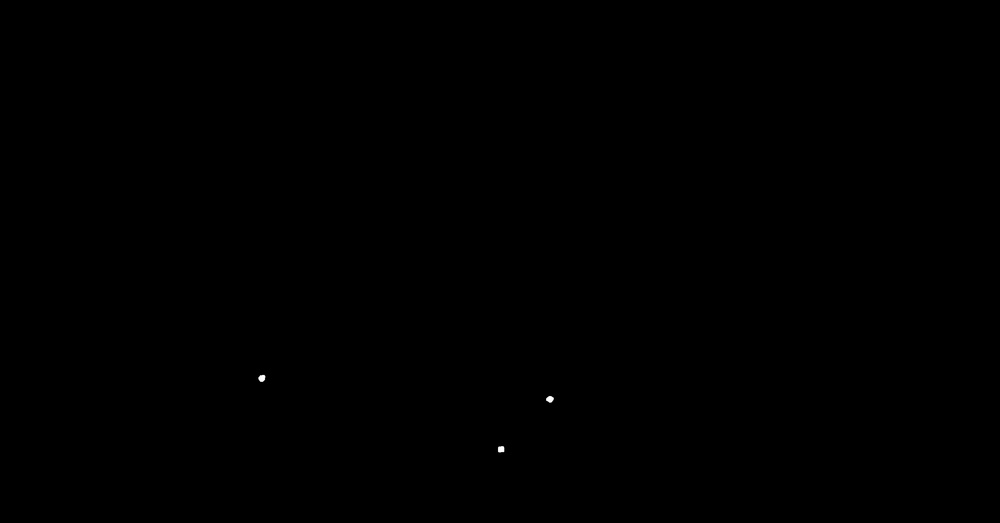
#> input picture Milestone1/outputs/masks/01_open_circuit_02.jpg, 1000 x 523 px, shrunk from 3034 x 1586 before the run; its folder holds only this picture in this run
$ python milestone1_contours.py
#> lines starting #> are read from the running program, lines starting #| are printed output that depends on the picture; after the words box and inside, x2 and y2 are one past the last pixel; in counts of white or black regions, pixels touching at a corner belong together
import cv2
import os
import numpy as np

MASK_DIR = "outputs/masks"
TEST_DIR = "data/test"
OUT_ANN = "outputs/annotated"
OUT_ROI = "outputs/rois"

os.makedirs(OUT_ANN, exist_ok=True)
os.makedirs(OUT_ROI, exist_ok=True)

for img_name in os.listdir(MASK_DIR):

    if not img_name.endswith(".jpg"):
        continue

    mask = cv2.imread(os.path.join(MASK_DIR, img_name), cv2.IMREAD_GRAYSCALE)
#> mask is the input picture: shape (523, 1000); min 0, max 255, mean 0.1
    test_img = cv2.imread(os.path.join(TEST_DIR, img_name))

    if mask is None or test_img is None:
        continue

    # Connect thin defects
    kernel = np.ones((3, 3), np.uint8)
    mask = cv2.dilate(mask, kernel, iterations=1)

    contours, _ = cv2.findContours(
        mask, cv2.RETR_EXTERNAL, cv2.CHAIN_APPROX_SIMPLE
    )
#> contours = 3 contours; box (x1, y1, x2, y2) and area: (493, 439, 513, 457) 284, (255, 367, 273, 385) 281, (543, 391, 561, 409) 270

    roi_count = 0

    for cnt in contours:
        if cv2.contourArea(cnt) < 30:
            continue

        x, y, w, h = cv2.boundingRect(cnt)

        pad = 15
        x = max(x - pad, 0)
        y = max(y - pad, 0)
        w = min(w + 2 * pad, test_img.shape[1] - x)
        h = min(h + 2 * pad, test_img.shape[0] - y)

        cv2.rectangle(test_img, (x, y), (x + w, y + h), (0, 0, 255), 2)

        roi = test_img[y:y+h, x:x+w]
        cv2.imwrite(
            os.path.join(OUT_ROI, f"{img_name[:-4]}_roi_{roi_count}.jpg"),
            roi
        )

        roi_count += 1
#> this loop made 3 passes
#> (x, y, w) on passes 1 to 3: (478, 424, 50), (528, 376, 48), (240, 352, 48)
#> pass 1, `roi = test_img[y:y+h, x:x+w]`:
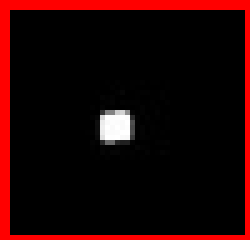
#> roi: shape (48, 50, 3) (shown 5 times larger); mean B, G, R 3.9, 3.9, 34.1
#> pass 2, `roi = test_img[y:y+h, x:x+w]`:
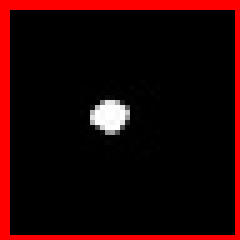
#> roi: shape (48, 48, 3) (shown 5 times larger); mean B, G, R 4.2, 4.2, 35
#> pass 3, `roi = test_img[y:y+h, x:x+w]`:
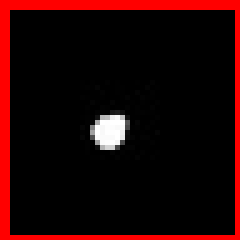
#> roi: shape (48, 48, 3) (shown 5 times larger); mean B, G, R 4.2, 4.2, 35.1
#> after the loop:
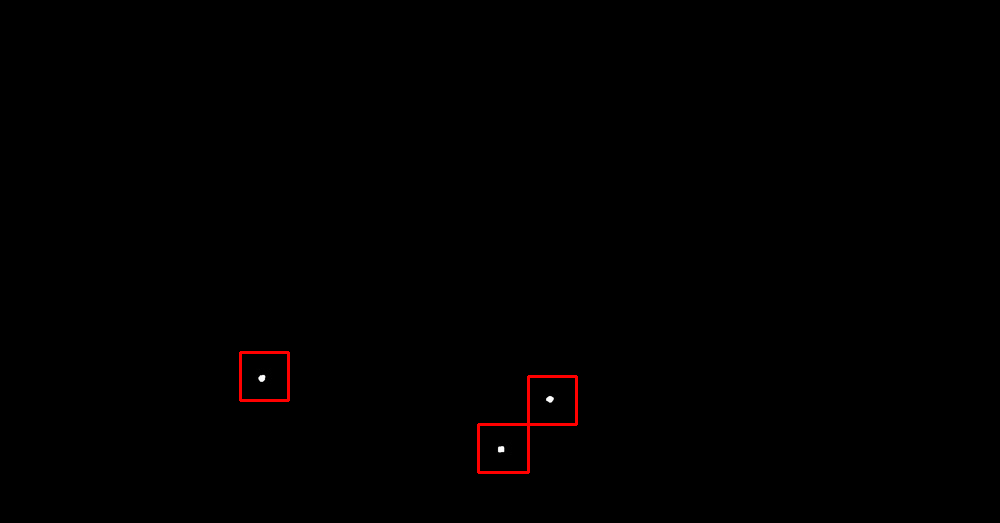
#> test_img: shape (523, 1000, 3); 0.33% of pixels changed, all inside (x1, y1, x2, y2) = (239, 351, 578, 474)
#> after the loop, roi_count = 3

    cv2.imwrite(os.path.join(OUT_ANN, img_name), test_img)
    print(f"✅ {img_name} → {roi_count} ROIs")
#| ✅ 01_open_circuit_02.jpg → 3 ROIs

print("\n🎯 Module 2 COMPLETED (ROI EXTRACTION DONE)")

$ run again, on Milestone1/outputs/masks/04_missing_hole_15.jpg
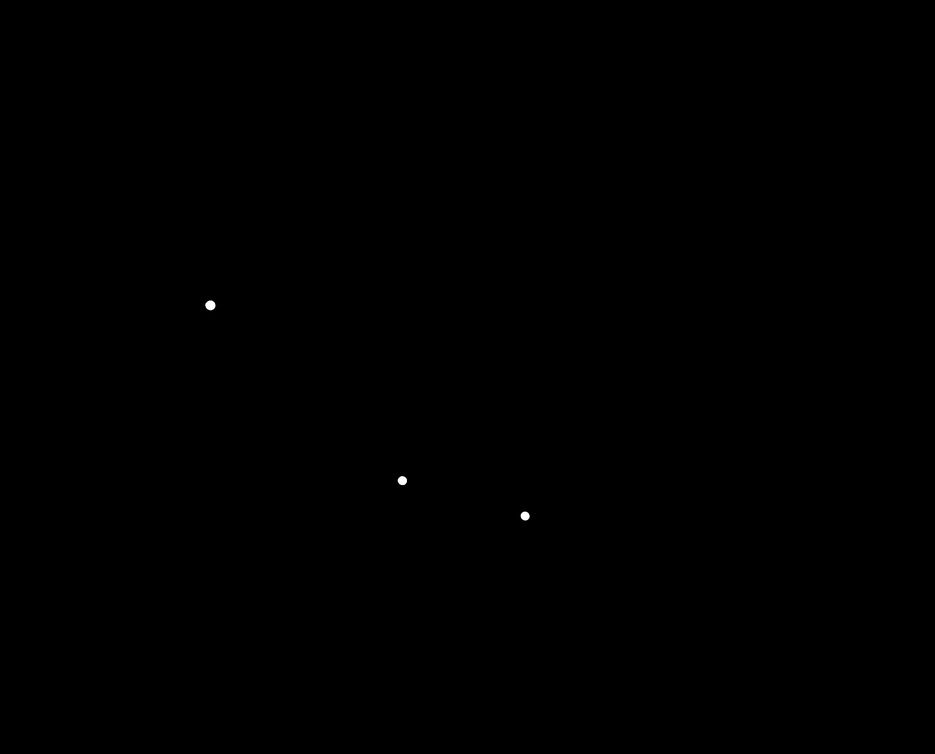
#> input picture Milestone1/outputs/masks/04_missing_hole_15.jpg, 935 x 754 px, shrunk from 3056 x 2464 before the run
#> mask is the input picture: shape (754, 935); min 0, max 255, mean 0.1
#> contours = 3 contours; box (x1, y1, x2, y2) and area: (199, 295, 224, 321) 369, (512, 503, 537, 529) 333, (391, 471, 412, 489) 294
#> the loop `for cnt in contours:` made 3 passes
#> (x, y, w, h) on passes 1 to 3: (497, 488, 55, 56), (376, 456, 51, 48), (184, 280, 55, 56)
#> pass 1, `roi = test_img[y:y+h, x:x+w]`:
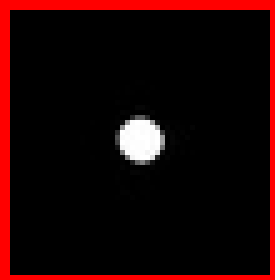
#> roi: shape (56, 55, 3) (shown 5 times larger); mean B, G, R 5.2, 5.2, 32
#> after the loop `for cnt in contours:`:
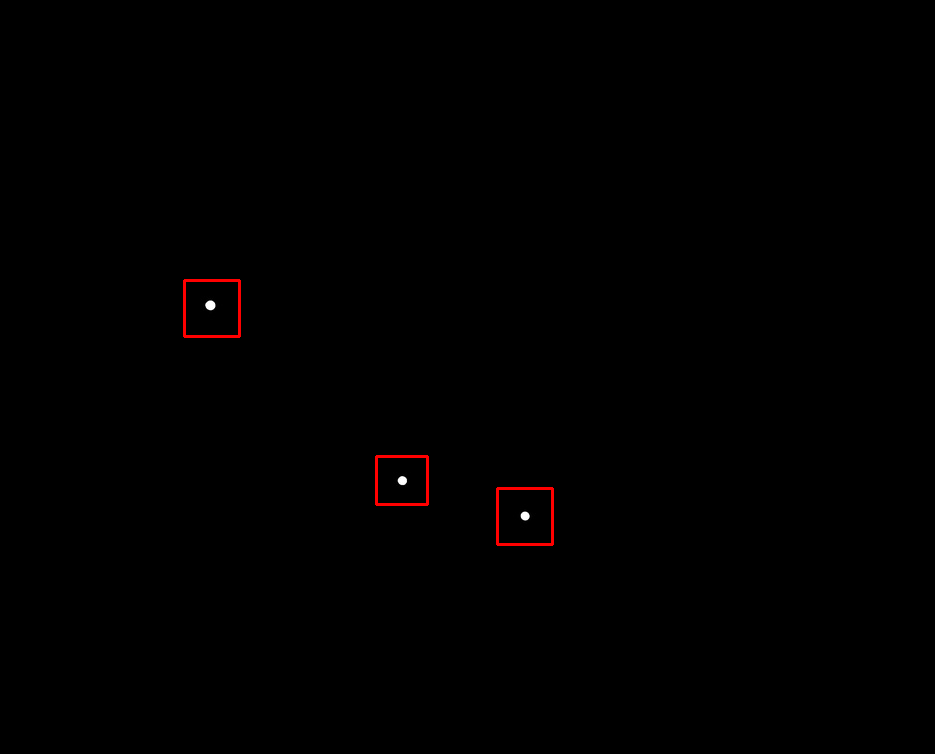
#> test_img: shape (754, 935, 3); 0.27% of pixels changed, all inside (x1, y1, x2, y2) = (183, 279, 554, 546)
#> after the loop `for cnt in contours:`: roi_count = 3
#| ✅ 04_missing_hole_15.jpg → 3 ROIs

$ run again, on Milestone1/outputs/masks/04_short_03.jpg
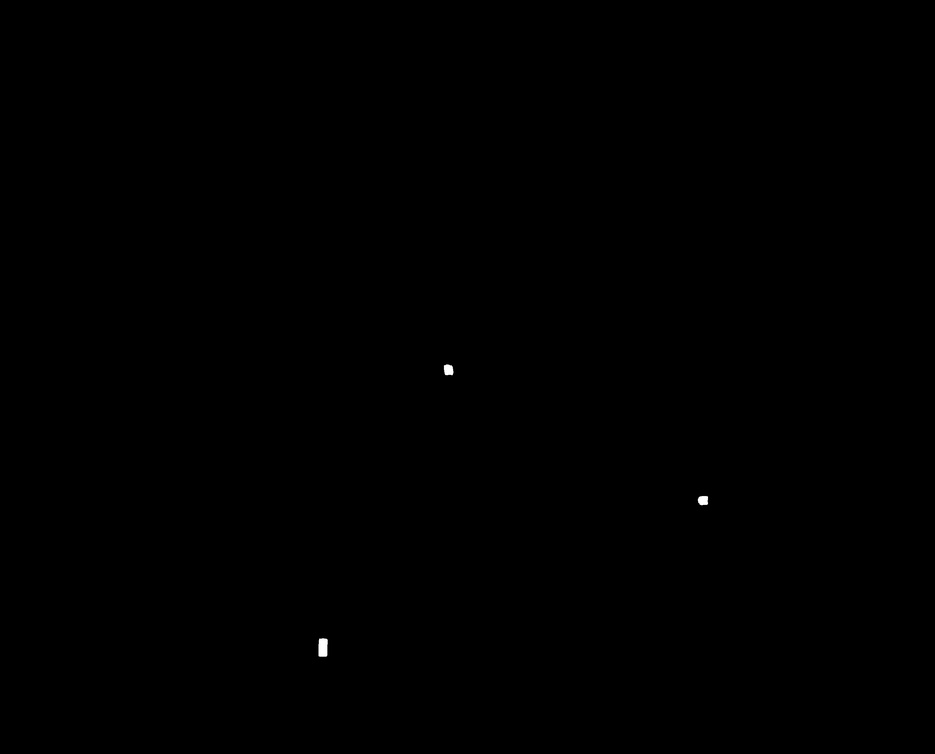
#> input picture Milestone1/outputs/masks/04_short_03.jpg, 935 x 754 px, shrunk from 3056 x 2464 before the run
#> mask is the input picture: shape (754, 935); min 0, max 255, mean 0.1
#> contours = 3 contours; box (x1, y1, x2, y2) and area: (311, 631, 333, 665) 600, (693, 487, 713, 513) 401, (439, 359, 457, 379) 300
#> the loop `for cnt in contours:` made 3 passes
#> (x, y, w, h) on passes 1 to 3: (296, 616, 52, 64), (678, 472, 50, 56), (424, 344, 48, 50)
#> pass 1, `roi = test_img[y:y+h, x:x+w]`:
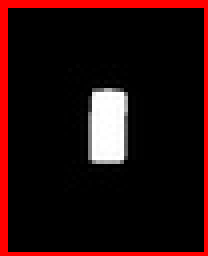
#> roi: shape (64, 52, 3) (shown 4 times larger); mean B, G, R 12.2, 12.2, 38.2
#> after the loop `for cnt in contours:`:
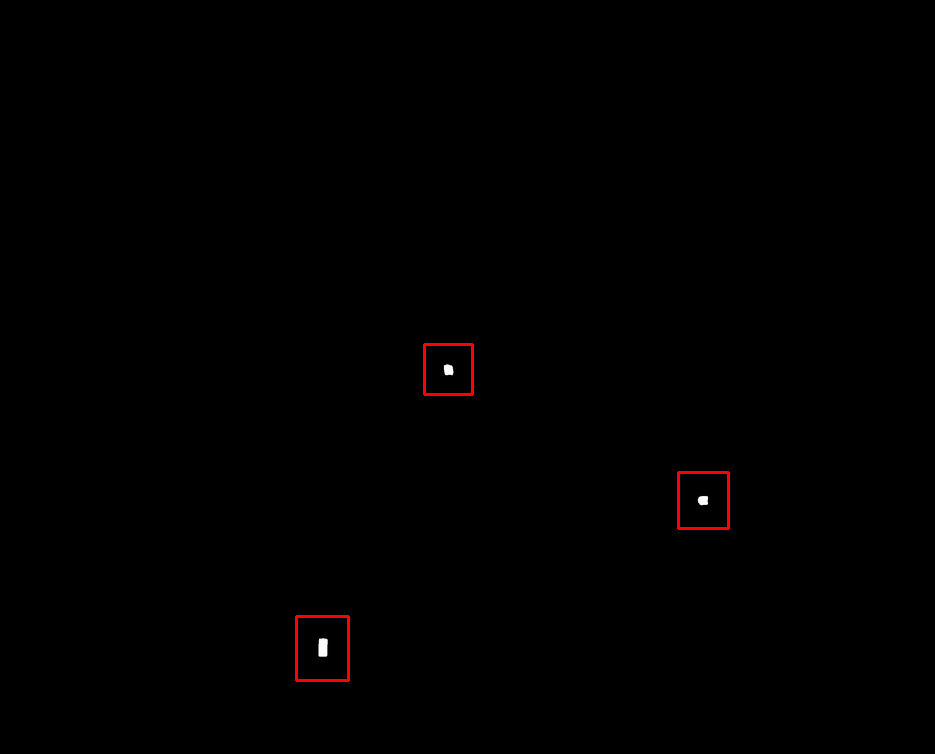
#> test_img: shape (754, 935, 3); 0.27% of pixels changed, all inside (x1, y1, x2, y2) = (295, 343, 730, 682)
#> after the loop `for cnt in contours:`: roi_count = 3
#| ✅ 04_short_03.jpg → 3 ROIs
